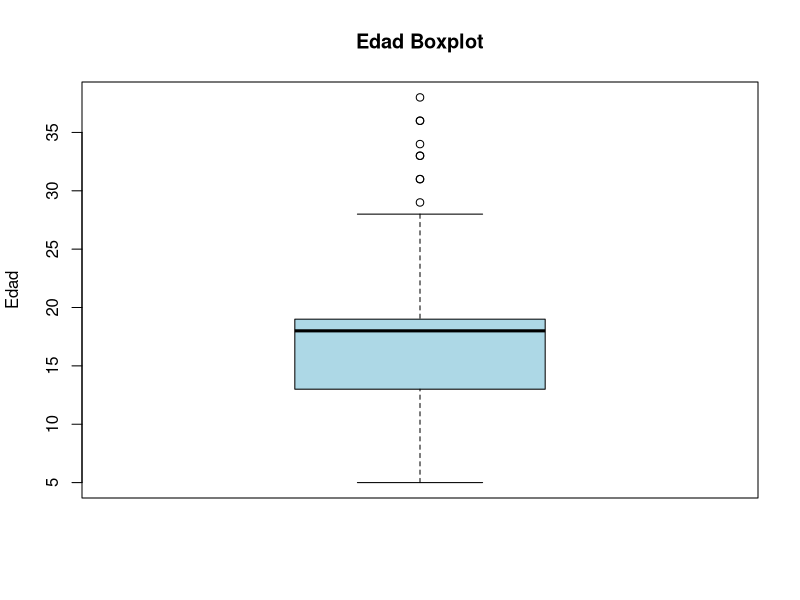
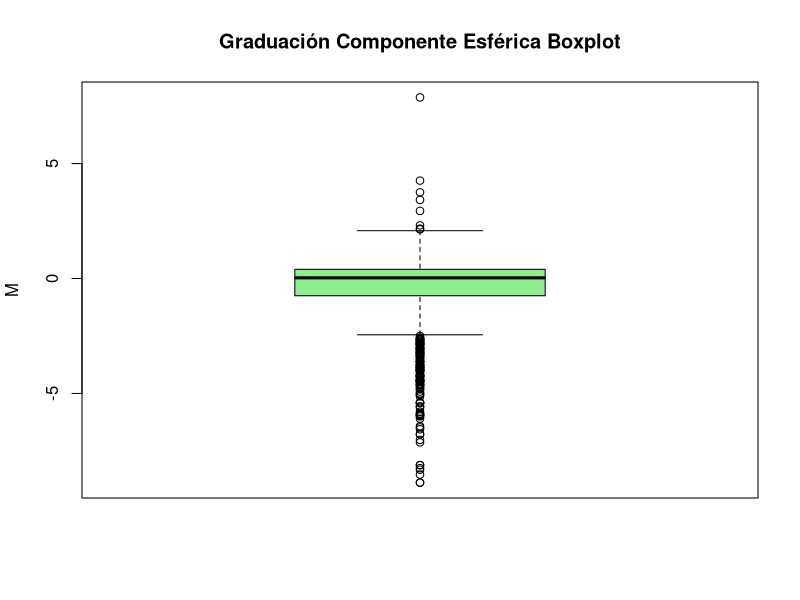
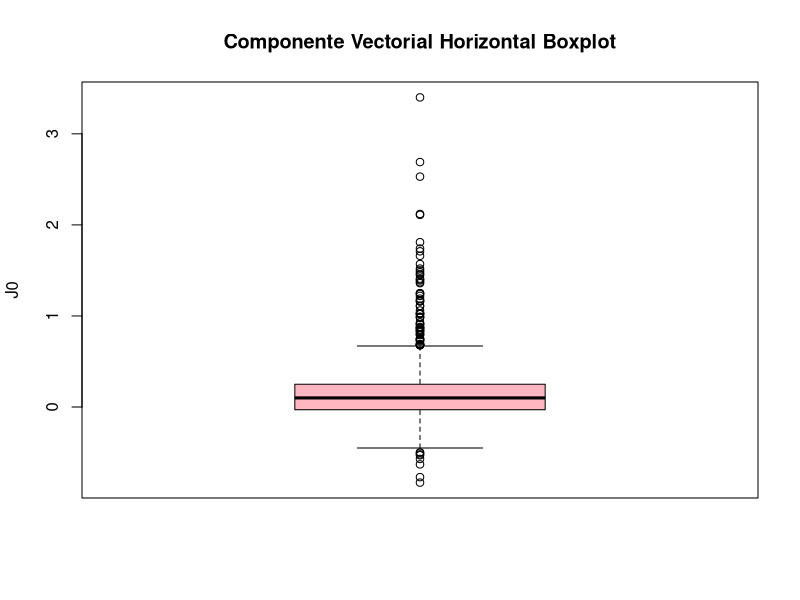
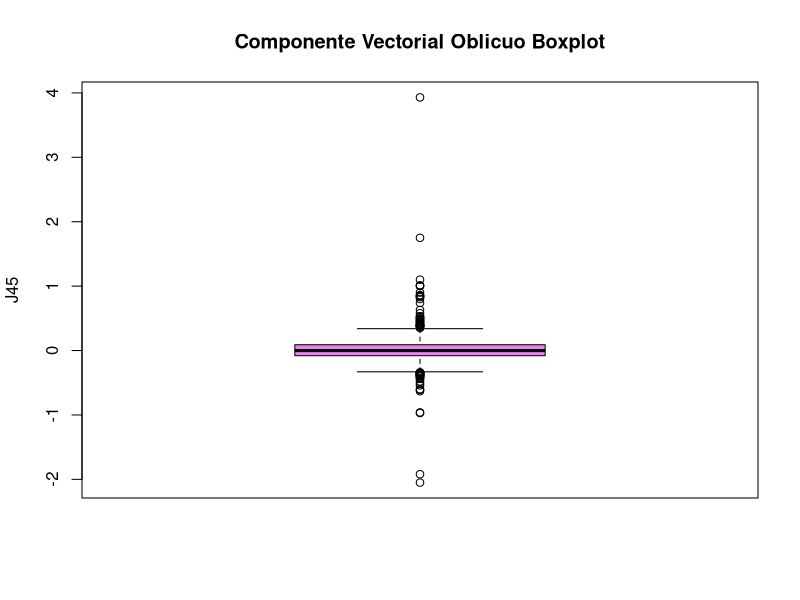
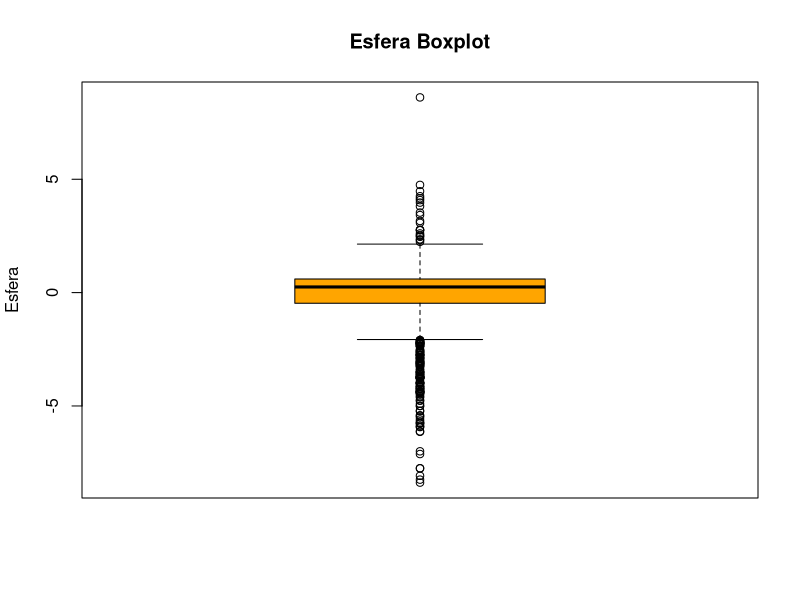
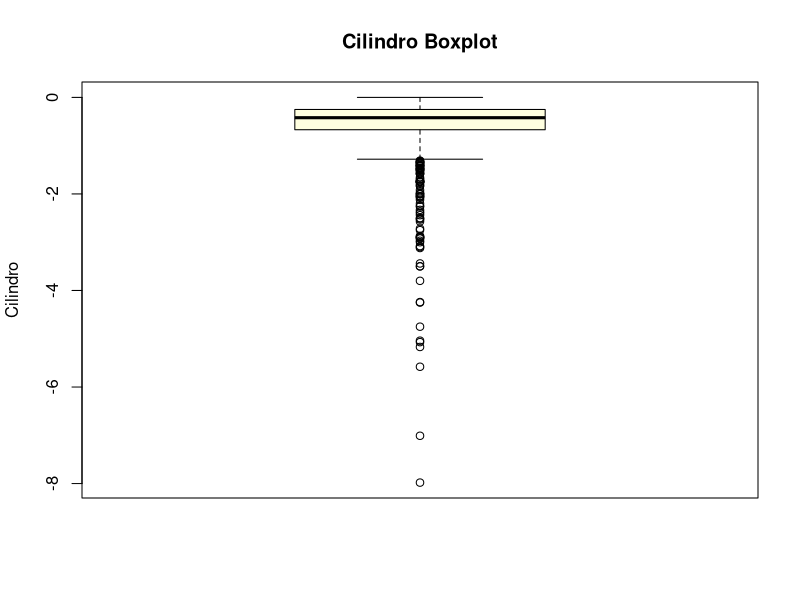
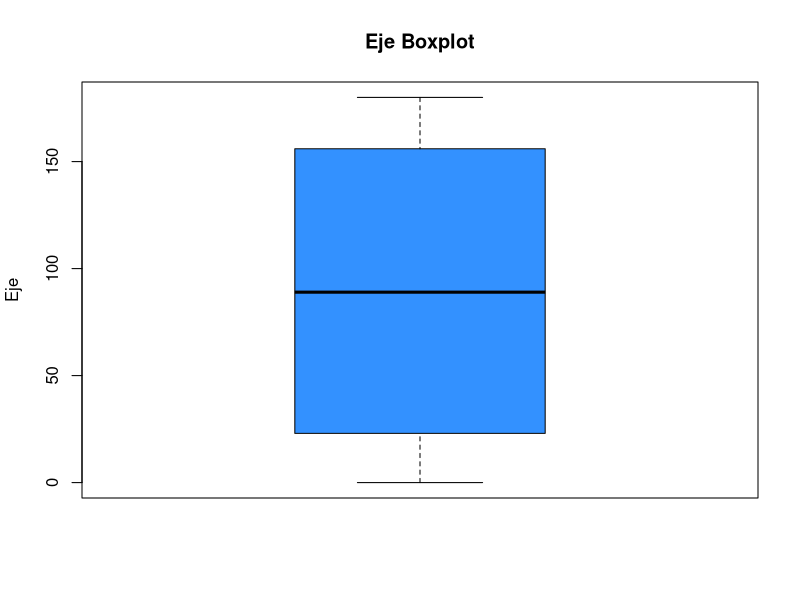
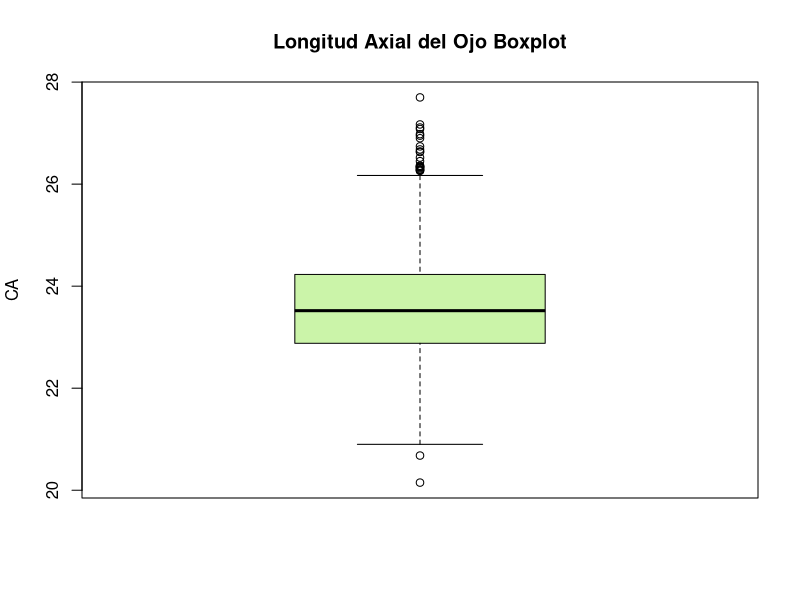

R code for these plots, in order:
## ---- chunk 1
data <- read.csv("base_datos.csv", header = T, sep = ",", dec = ".")
data <- data.frame(data)
## ---- chunk 2
str(data)
summary(data)
##numerical variables with missing values: J0, J45, cil, eje
data$sexo = as.factor(data$sexo)
data$ametropia = as.factor(data$ametropia)
data$grupo_etario = as.factor(data$grupo_etario)
data$orient_astigm = as.factor(data$orient_astigm)
str(data)
summary(data)
## ---- chunk 3
#see outliers of numerical variables

##variable edad
boxplot(data$edad, col="lightblue", main="Edad Boxplot",
        ylab="Edad")
boxplot.stats(data$edad)

  ##12 outliers

##Variable M
boxplot(data$M, col="lightgreen", main="Graduación Componente Esférica Boxplot",
        ylab="M")
boxplot.stats(data$M)

  ##144 outliers

##Variable J0
boxplot(data$J0, col="lightpink", main="Componente Vectorial Horizontal Boxplot",
        ylab="J0")
boxplot.stats(data$J0)

  ## 76 outliers

##Variable J45
boxplot(data$J45, col="violet", main="Componente Vectorial Oblicuo Boxplot",
        ylab="J45")
boxplot.stats(data$J45)

  ##66 outliers

##Variable esf
boxplot(data$esf, col="orange", main="Esfera Boxplot",
        ylab="Esfera")
boxplot.stats(data$esf)

  ##161 outliers

##Variable cil
boxplot(data$cil, col="lightyellow", main="Cilindro Boxplot",
        ylab="Cilindro")
boxplot.stats(data$cil)

  ##88 outliers 

##Variable eje
boxplot(data$eje, col="#3391FF", main="Eje Boxplot",
        ylab="Eje")
boxplot.stats(data$eje)

  ##sin outliers

##Variable CA
boxplot(data$CA, col="#CBF4A9", main="Longitud Axial del Ojo Boxplot",
        ylab="CA")
boxplot.stats(data$CA)

  ##25 outliers

##Variable RC
boxplot(data$RC, col="#B7F6DA", main="Radio de Curvatura Boxplot",
        ylab="RC")
boxplot.stats(data$RC)

  ##15 outliers

##Variable CA_RC
boxplot(data$CA_RC, col="#F6B7B7", main="Predictor Defecto Refractivo Boxplot",
        ylab="CA_RC")
boxplot.stats(data$CA_RC)

  ##58 outliers
## ---- chunk 4
#Nearest Neighbor - Treat missing values

##apply o nearest neighbor (kk), with k=5 because it's a default value
##numerical variables with missing values: J0, J45, cil, eje
library(VIM)
dataKNN<-kNN(data, variable=c("J0","J45","cil","eje"), k=5)
summary(dataKNN)
dataKNN<-subset(dataKNN, select=id:CA_RC)
summary(dataKNN)
## ---- chunk 5
#variable dependiente: M
library(ggplot2)
  ggplot(dataKNN, aes(x = M)) +
  geom_histogram(binwidth = 0.05) +
  labs(x = "Graduación de las personas en estudio determinada en su componente esférica ", y = "Frecuencia",
       title = "Distribución de la variable dependiente")
## ---- chunk 6

ggplot(dataKNN, aes(x=CA, y=M)) +
  geom_point(color="lightblue", size=2, shape=23) + 
  labs(x = "Longitud Axial del Ojo", y = "Graduación de las personas",
       title = "Relacion entre la longitud axial del ojo y la graduación de las personas")

ggplot(dataKNN, aes(x=RC, y=M)) +
  geom_point(color="lightpink", size=2, shape=23) + 
  labs(x = "Radio de Curvatura del Ojo", y = "Graduación de las personas",
       title = "Relacion entre la longitud axial del ojo y la graduación de las personas")

ggplot(dataKNN, aes(x=RC, y=CA)) +
  geom_point(color="lightgreen", size=2, shape=23) + 
  labs(x = "Radio de Curvatura del Ojo", y = "Longitud Axial del Ojo",
       title = "Relacion entre la longitud axial y el radio de curavatura del ojo")

ggplot(dataKNN, aes(x=edad, y=CA)) +
  geom_point(color="violet", size=2, shape=23) + 
  labs(x = "Edad de las personas", y = "Longitud Axial del Ojo",
       title = "Relacion entre la longitud axial del ojo y la edad de las personas")
